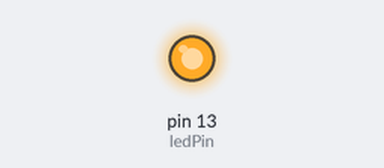
This sketch was run on a simulated Arduino Uno, built with avr-gcc and run on an emulated ATmega328P. Shown: output pins drawn as LEDs (lit = HIGH).

Above: at 1.07 s.
At 61.5 s:
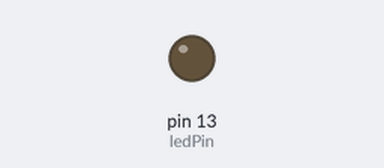
Timing chart, 0 to 62.4 s (numbered marks = the images above):
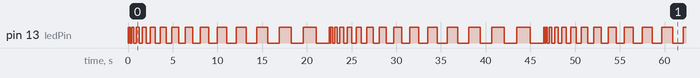

The sketch:

Blink_com_retardo.ino
```cpp
#define ledPin 13
int delayPeriod = 50;

void setup() {
  // put your setup code here, to run once:
pinMode(ledPin,OUTPUT);

}

void loop() {
  digitalWrite(ledPin,HIGH);
  delay(delayPeriod);
  digitalWrite(ledPin,LOW);
   delay(delayPeriod);
   delayPeriod +=100;

   if(delayPeriod > 1500){
    delayPeriod = 100;
    }
}
```

Measured:
- by itself, pin 13 (ledPin): moves between LOW and HIGH, repeating every 48.0 s
- by itself, everything shown: repeats every 48.0 s, in 60 steps
